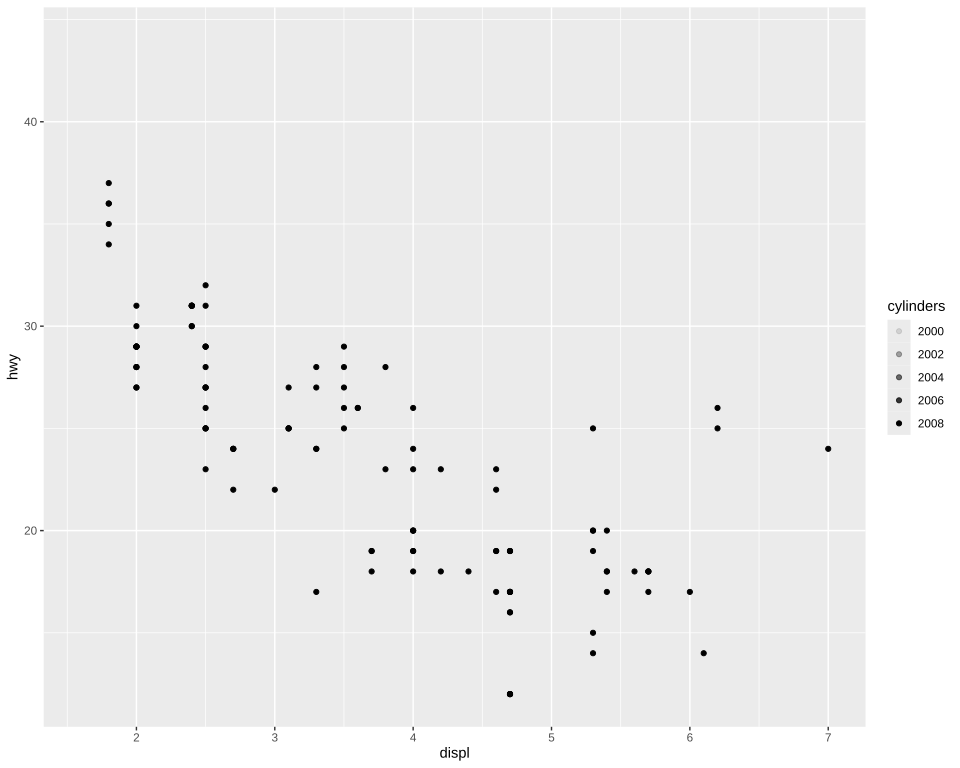

Write the R code that produced this figure.
# The plot test/golden/scale_alpha_range.svg draws, drawn by ggplot2 itself, as ggplot2's own visual tests
# draw their snapshots: the independent check on that golden whenever it changes. The suite never
# runs this; it needs R, ggplot2 and vdiffr, saved as the Docker image giggly-r:ggplot2-4.0.3. From
# the repository's root:
#
#   docker run --rm -v "$PWD/test/golden":/golden:ro giggly-r:ggplot2-4.0.3 \
#     Rscript /golden/scale_alpha_range.R > scale_alpha_range.ggplot2.svg
#
# and compare the two drawings element by element, as test/golden/point.R describes.
#
# mpg's highway mileage by displacement, each point as opaque as its year on 0 to 1, so 1999's
# are invisible, and the legend titled by the scale's name: ggplot2's scale_alpha page.
#
# First checked with ggplot2 4.0.3 and vdiffr 1.0.9: every element and clip path matches but
# svglite's around the whole drawing, the one departure test/golden/point.R's, the x axis drawn
# before the y.

library(ggplot2)

plot <- ggplot(mpg, aes(displ, hwy)) +
  geom_point(aes(alpha = year)) +
  scale_alpha("cylinders", range = c(0, 1)) +
  theme_gray()

file <- tempfile(fileext = ".svg")
vdiffr::write_svg(plot, file)
cat(readLines(file), sep = "\n")
